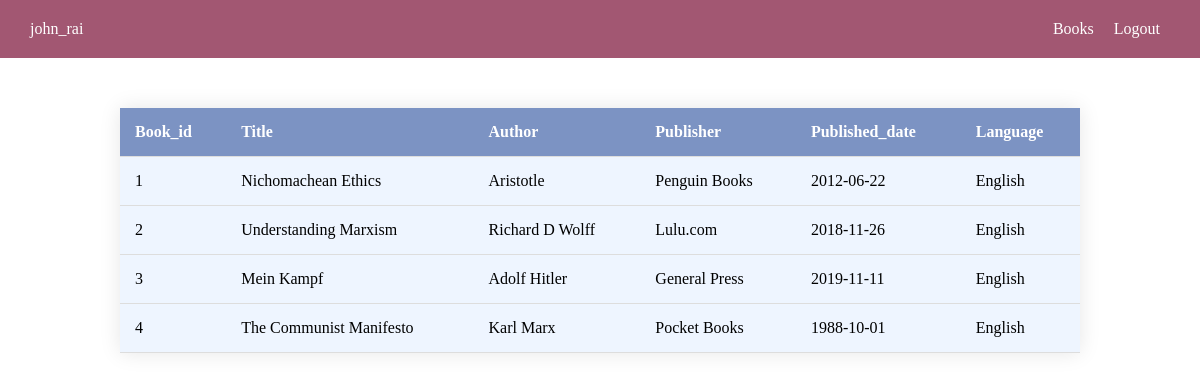
Page /views/books.php (signed in) on the committed database.
### tables this page shows
CREATE TABLE `books` (
  `Book_id` int(11) NOT NULL,
  `Title` varchar(50) NOT NULL,
  `Author` varchar(30) NOT NULL,
  `Publisher` varchar(50) NOT NULL,
  `Date_of_publication` date NOT NULL,
  `Language` varchar(20) NOT NULL
);

### views/books.php (the view, shortened to what this page needs)
<?php
    include("../components/header.php");
?>
<!DOCTYPE html>
<html lang="en">
<head>
    <link rel="stylesheet" href="../assets/styles/table.css">
</head>
<body>
    <?php
        $sql = "SELECT * FROM books";
        $result = $conn -> query($sql);
        if($result->num_rows > 0){
            echo "<table>
                    <tr>
                        <th>Book_id</th>
                        <th>Title</th>
                        <th>Author</th>
                        <th>Publisher</th>
                        <th>Published_date</th>
                        <th>Language</th>";
            echo "</tr>";
            while ($row = $result->fetch_assoc()) {
                echo "<tr>
                        <td>" . $row["Book_id"] . "</td>
                        <td>" . $row["Title"] . "</td>
                        <td>" . $row["Author"] . "</td>
                        <td>" . $row["Publisher"] . "</td>
                        <td>" . $row["Date_of_publication"] . "</td>
                        <td>" . $row["Language"] . "</td>";
                echo"</tr>";
            }
            echo "</table>";
        }else{
            echo "No books!!!!";
        }
    ?>
</body>
</html>

### assets/styles/table.css (style rules this page uses)
table { width: 80%; margin: 50px auto; border-collapse: collapse; background-color: #EEF5FF; box-shadow: 0 0 20px rgba(0, 0, 0, 0.1); }
th, td { padding: 15px; text-align: left; border-bottom: 1px solid #ddd; }
th { background-color: #7C93C3; color: #fff; }

### components/header.php (style rules this page uses)
* { margin: 0; padding: 0; box-sizing: border-box; }

### rows in the picture
books: Book_id "1", Title "Nichomachean Ethics", Author "Aristotle", Publisher "Penguin Books", Date_of_publication "2012-06-22", Language "English"
books: Book_id "2", Title "Understanding Marxism", Author "Richard D Wolff", Publisher "Lulu.com", Date_of_publication "2018-11-26", Language "English"
books: Book_id "3", Title "Mein Kampf", Author "Adolf Hitler", Publisher "General Press", Date_of_publication "2019-11-11", Language "English"
books: Book_id "4", Title "The Communist Manifesto", Author "Karl Marx", Publisher "Pocket Books", Date_of_publication "1988-10-01", Language "English"

### other values in the picture
$user "john_rai"
